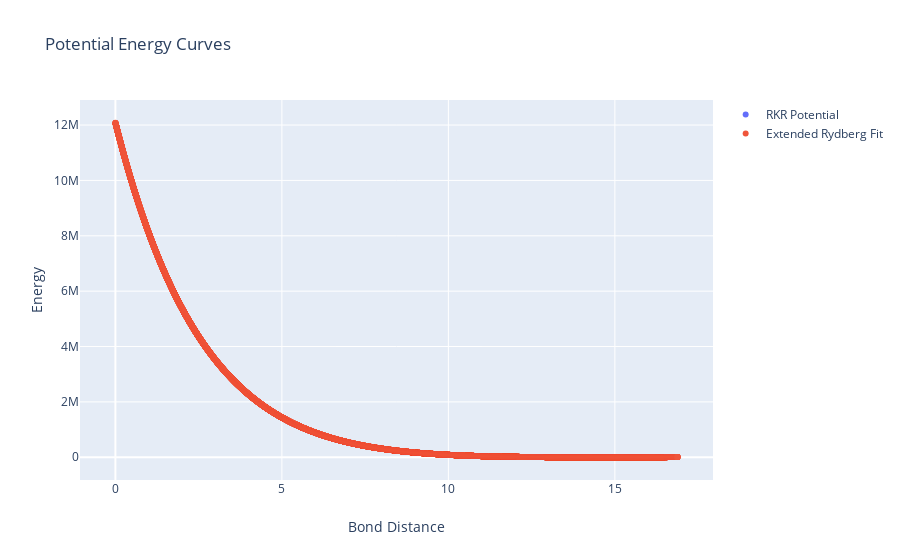

Here is the notebook cell this chart was saved with:
### Code cell
#Run Functions with Jupyter Widgets Overlay Here

print("Please choose how you like to set up the Extended-Rydberg Equation:")
choice = widgets.ToggleButtons(
    options = ["Use File", "Use Diatomic Constants"],
    button_style = "info",
    tooltips = ["", "Use Diatomic Constants"],
    value = None,
)

basisSize = widgets.IntText()

display(choice)

choice.observe(main, "value")

### Figure 1 — Plotly figure (JSON) as saved in the notebook; plotly's stock layout.template omitted (floating-point values rounded to 4 significant figures; data arrays with more than 128 entries replaced by an {"elided": "..."} marker saying what was removed)
{"data": [{"connectgaps": true, "mode": "markers", "name": "RKR Potential", "type": "scatter", "x": {"elided": "310 float values"}, "y": {"elided": "310 float values"}}, {"connectgaps": true, "mode": "markers", "name": "Extended Rydberg Fit", "type": "scatter", "x": {"elided": "16885 float values"}, "y": {"elided": "16885 float values"}}], "layout": {"title": {"text": "Potential Energy Curves"}, "xaxis": {"title": {"text": "Bond Distance"}}, "yaxis": {"title": {"text": "Energy"}}}}
